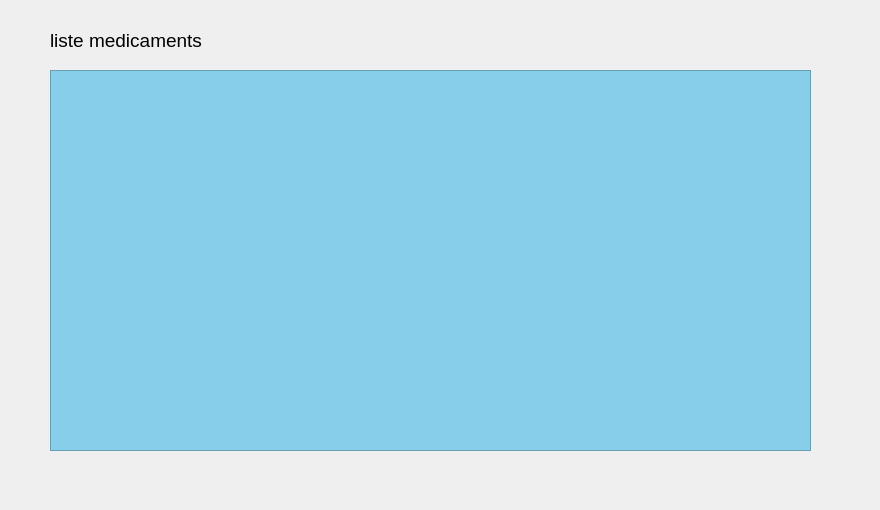
      <widget class="QWidget" name="tab_3">
       <attribute name="title">
        <string>Afficher les medicaments</string>
       </attribute>
       <widget class="QTableView" name="table_medicament">
        <property name="geometry">
         <rect>
          <x>50</x>
          <y>70</y>
          <width>761</width>
          <height>381</height>
         </rect>
        </property>
        <property name="styleSheet">
         <string notr="true">background-color:skyblue;</string>
        </property>
       </widget>
       <widget class="QLabel" name="label_18">
        <property name="geometry">
         <rect>
          <x>0</x>
          <y>0</y>
          <width>871</width>
          <height>501</height>
         </rect>
        </property>
        <property name="text">
         <string/>
        </property>
        <property name="pixmap">
         <pixmap>../../Desktop/2A/Projet_C++/blue-medical-science-background-vector-19610567.jpg</pixmap>
        </property>
       </widget>
       <widget class="QLabel" name="label_36">
        <property name="geometry">
         <rect>
          <x>50</x>
          <y>30</y>
          <width>181</width>
          <height>21</height>
         </rect>
        </property>
        <property name="font">
         <font>
          <pointsize>14</pointsize>
         </font>
        </property>
        <property name="text">
         <string>liste medicaments</string>
        </property>
       </widget>
       <zorder>label_18</zorder>
       <zorder>table_medicament</zorder>
       <zorder>label_36</zorder>
      </widget>
